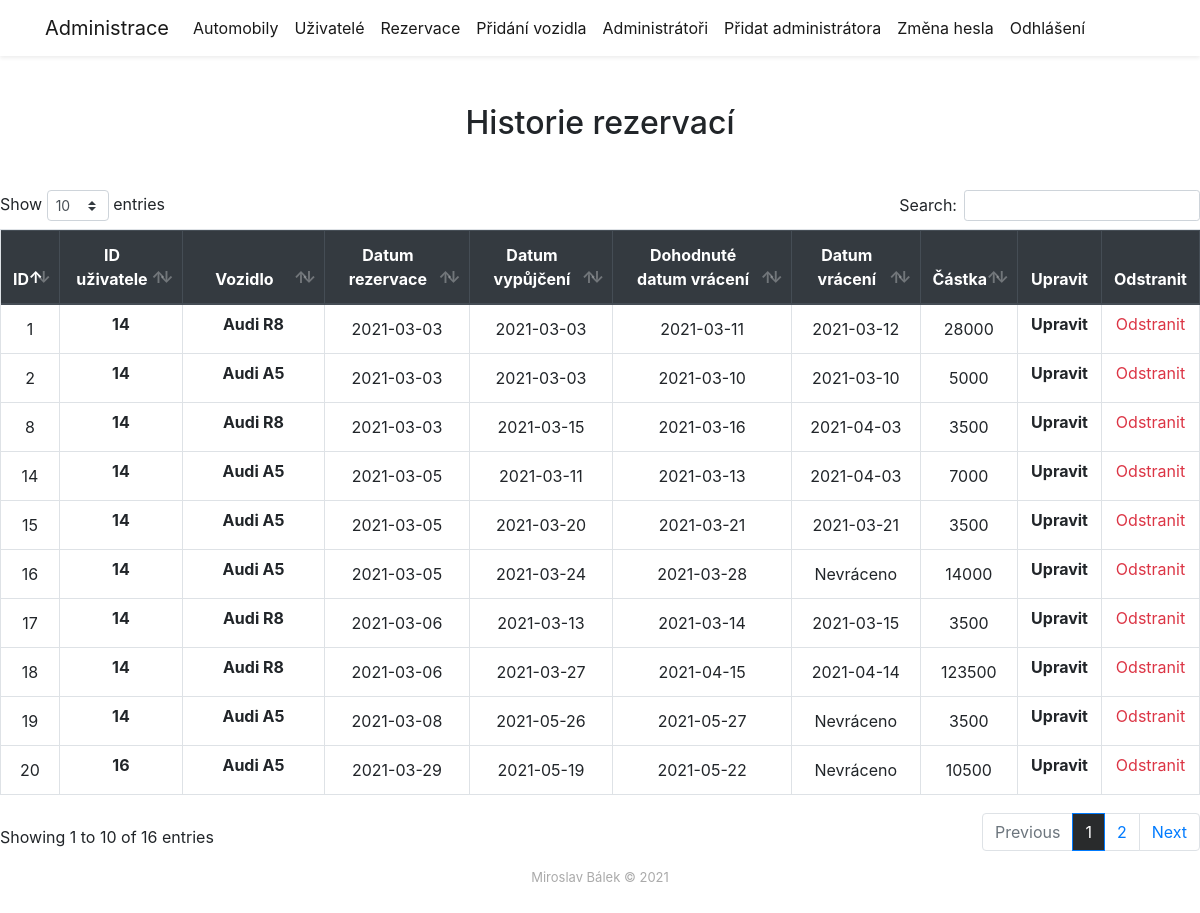
/code/administration/reservationsadmin/reservationadmin.php (signed in), run on the app's committed database.
### tables this page shows
CREATE TABLE `reservation` (
  `idreservation` int(10) UNSIGNED NOT NULL,
  `date_of_reservation` date NOT NULL,
  `start_date` date NOT NULL,
  `end_date` date NOT NULL,
  `return_date` date DEFAULT NULL,
  `user_id` int(10) UNSIGNED DEFAULT NULL,
  `carid` int(10) UNSIGNED NOT NULL,
  `cost` int(11) DEFAULT NULL
);

CREATE TABLE `car` (
  `idcar` int(10) UNSIGNED NOT NULL,
  `brand` varchar(45) NOT NULL,
  `model` varchar(45) NOT NULL,
  `description` varchar(10000) DEFAULT NULL,
  `fuel` enum('Benzín','Nafta','LPG','Elektřina') NOT NULL,
  `price` decimal(7,2) UNSIGNED NOT NULL,
  `seat` tinyint(3) UNSIGNED NOT NULL,
  `gearing` enum('Manuální','Automatické') NOT NULL,
  `img` varchar(255) DEFAULT '/ready/assets/img/def.jpg',
  `available` tinyint(1) DEFAULT '1',
  `license_plate` varchar(10) NOT NULL
);

### code/administration/reservationsadmin/getreservation.php (called while the page is built)
<?php
$dotaz = $db->prepare("SELECT reservation.*,user.firstname, user.lastname, car.brand, car.model FROM reservation
 LEFT JOIN user ON user.iduser= reservation.user_id
 LEFT JOIN car ON reservation.carid = car.idcar");
$dotaz->execute();
$reservations = $dotaz->fetchAll(PDO::FETCH_ASSOC);

### code/administration/reservationsadmin/reservationbody.phtml (the view, shortened to what this page needs)
<div class="row justify-content-center mt-5">
  <div class="col-auto">
    <?php if (!empty($reservations)) : ?>
      <h2 class="text-center mb-5">Historie rezervací</h2>
      <table class="table table-responsive table-bordered text-center datatablereservation">
        <thead class="thead-dark">
          <tr>
            <th scope="col">ID</th>
            <th scope="col">ID uživatele</th>
            <th scope="col">Vozidlo</th>
            <th scope="col">Datum rezervace</th>
            <th scope="col">Datum vypůjčení</th>
            <th scope="col">Dohodnuté datum vrácení</th>
            <th scope="col">Datum vrácení</th>
            <th scope="col">Částka</th>
            <th scope="col">Upravit</th>
            <th scope="col">Odstranit</th>
          </tr>
        </thead>
        <tbody>
          <?php foreach ($reservations as $reservation) : ?>
            <tr>
              <td scope="row"><?= $reservation["idreservation"] ?></td>
              <td style="padding: 0px;"><a class="link-unstyled" href="/admin/uzivatele/detail_uzivatele?id=<?= $reservation["user_id"] ?>"><button class="btn odkaztable"><strong> <?= $reservation["user_id"] ?></strong></button></a></td>
              <td style="padding: 0px;"> <a class="link-unstyled" href="/vozovy_park/vozidlo?id=<?= $reservation["carid"] ?>"><button class="btn odkaztable"><strong> <?= $reservation["brand"] . " " . $reservation["model"]; ?></strong></button></a></td>
              <td><?= $reservation["date_of_reservation"]; ?></td>
              <td><?= $reservation["start_date"]; ?></td>
              <td><?= $reservation["end_date"]; ?></td>
              <td><?= (isset($reservation["return_date"]))  ? $reservation["return_date"] : 'Nevráceno'; ?></td>
              <td><?= $reservation["cost"] ?></td>
              <td style="padding: 0px;"> <a class="link-unstyled" href="/admin/rezervace/detail_rezervace?id=<?= $reservation["idreservation"] ?>"><button class="btn odkaztable"><strong>Upravit</strong></button></a></td>
              <td style="padding: 0px;"><button id="<?= $reservation["idreservation"]; ?>" data-clicked="false" class="btn odkaztable deletereservation text-danger" data-toggle="modal" data-target="#modaldelete">Odstranit</button></td>
            </tr>
          <?php endforeach ?>
        </tbody>
      </table>
    <?php else : ?>
      <?= '<h2 class="text-center">NEMÁTE ŽÁDNÉ REZERVACE</h2>' ?>
    <?php endif ?>
  </div>
</div>

### code/assets/css/styles.css (style rules this page uses)
html { position: relative; min-height: 100%; }
body { margin-bottom: 60px; }

### code/assets/css/footer.css (style rules this page uses)
.copyright { margin-top: 15px; text-align: center; font-size: 13px; color: #aaa; margin-bottom: 0; }
footer { margin-bottom: 0; position: absolute; bottom: 0; left: 0; width: 100%; height: 60px; background-color: #ffffff; z-index: -1; }

### data on the page
reservation: idreservation "1", user "14", carid.brand "Audi", carid.model "R8", date_of_reservation "2021-03-03", start_date "2021-03-03", end_date "2021-03-11", return_date "2021-03-12", cost "28000"
reservation: idreservation "2", user "14", carid.brand "Audi", carid.model "A5", date_of_reservation "2021-03-03", start_date "2021-03-03", end_date "2021-03-10", return_date "2021-03-10", cost "5000"
reservation: idreservation "8", user "14", carid.brand "Audi", carid.model "R8", date_of_reservation "2021-03-03", start_date "2021-03-15", end_date "2021-03-16", return_date "2021-04-03", cost "3500"
reservation: idreservation "14", user "14", carid.brand "Audi", carid.model "A5", date_of_reservation "2021-03-05", start_date "2021-03-11", end_date "2021-03-13", return_date "2021-04-03", cost "7000"
reservation: idreservation "15", user "14", carid.brand "Audi", carid.model "A5", date_of_reservation "2021-03-05", start_date "2021-03-20", end_date "2021-03-21", return_date "2021-03-21", cost "3500"
reservation: idreservation "16", user "14", carid.brand "Audi", carid.model "A5", date_of_reservation "2021-03-05", start_date "2021-03-24", end_date "2021-03-28", shows "Nevráceno", cost "14000"
reservation: idreservation "17", user "14", carid.brand "Audi", carid.model "R8", date_of_reservation "2021-03-06", start_date "2021-03-13", end_date "2021-03-14", return_date "2021-03-15", cost "3500"
reservation: idreservation "18", user "14", carid.brand "Audi", carid.model "R8", date_of_reservation "2021-03-06", start_date "2021-03-27", end_date "2021-04-15", return_date "2021-04-14", cost "123500"
reservation: idreservation "19", user "14", carid.brand "Audi", carid.model "A5", date_of_reservation "2021-03-08", start_date "2021-05-26", end_date "2021-05-27", shows "Nevráceno", cost "3500"
reservation: idreservation "20", user "16", carid.brand "Audi", carid.model "A5", date_of_reservation "2021-03-29", start_date "2021-05-19", end_date "2021-05-22", shows "Nevráceno", cost "10500"
